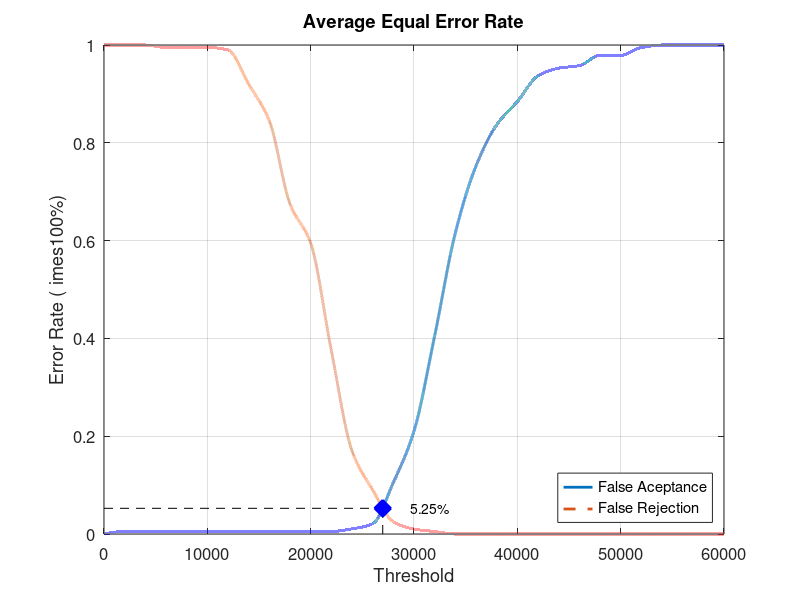
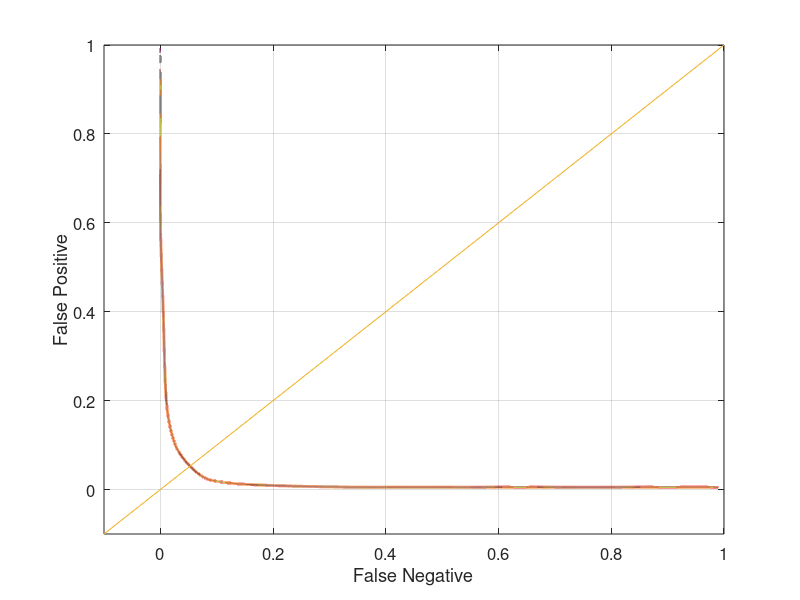

Here is the MATLAB script that generated these plots, in order:
close all;
clear;
clc;
x = 0:2000:60000;
xq = 0:0.5:60000;

y0 = [0 0.00526316 0.00526316 0.00526316 0.00526316 0.00526316 0.00526316 0.00526316 0.00526316 0.00526316 0.00526316 0.00526316 0.0105263 0.0210526 0.105263 0.210526 0.405263 0.615789 0.752632 0.836842 0.884211 0.936842 0.952632 0.957895 0.978947 0.978947 0.994737 1 1 1 1]
yy0 = interp1(x, y0, xq, 'pchip');
y1 = [1 1 1 0.995 0.995 0.995 0.99 0.92 0.845 0.675 0.595 0.375 0.17 0.09 0.025 0.01 0.005 0 0 0 0 0 0 0 0 0 0 0 0 0 0]
yy1 = interp1(x, y1, xq, 'pchip');

% Calculating EER: 
y2 = abs(y0 - y1);
find(y2 == min(y2))
yy2 = abs(yy0 - yy1);
xEER = find(yy2 == min(yy2));
xEERIndex = xq(xEER) % X-axis EER
yEER = yy0(xEER) % Y-axis EER

main = figure
plot(xq, yy0,'-','LineWidth', 2);	hold on
plot(xq, yy1,'--','LineWidth', 2);	hold on
plot([xEERIndex xEERIndex], [0 yEER], 'k--');	hold on
plot([0 xEERIndex], [yEER yEER], 'k--');	hold on
plot(xEERIndex, yEER, 'bx', 'LineWidth', 10);	hold on
text(xEERIndex + 10 * xEERIndex / 100, yEER, [num2str(round((10000 * yEER)) / 100) '%'])
legend('False Aceptance', 'False Rejection', 'Location', 'SouthEast')
xlabel('Threshold')
ylabel('Error Rate (	imes100%)')
title('Average Equal Error Rate')
set(gca, 'FontSize', 12)
axis([0 60000 0 1])
grid on

print(main, 'Database5_3Main', '-dpng');
FNRxFPR = figure('Color', [1 1 1]);
plot(yy1, yy0, '-', yy1, yy0, 'LineWidth', 2);
hold on
y = -0.1:0.1:1
plot(y, y); 
set(gca, 'FontSize', 12)
xlabel('False Negative')
ylabel('False Positive')
axis([-0.1 1 -0.1 1])
set(gca, 'FontSize', 12)
grid on

print(FNRxFPR, 'Database5_3FNRxFPR','-dpng');
